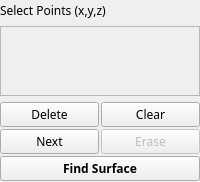
                   <widget class="QWidget" name="widget" native="true">
                    <property name="sizePolicy">
                     <sizepolicy hsizetype="Ignored" vsizetype="Preferred">
                      <horstretch>0</horstretch>
                      <verstretch>0</verstretch>
                     </sizepolicy>
                    </property>
                    <layout class="QVBoxLayout" name="verticalLayout_9" stretch="1,7,3">
                     <property name="spacing">
                      <number>6</number>
                     </property>
                     <property name="leftMargin">
                      <number>0</number>
                     </property>
                     <property name="topMargin">
                      <number>0</number>
                     </property>
                     <property name="rightMargin">
                      <number>0</number>
                     </property>
                     <property name="bottomMargin">
                      <number>0</number>
                     </property>
                     <item>
                      <widget class="QLabel" name="label_SelectPoints_3">
                       <property name="sizePolicy">
                        <sizepolicy hsizetype="Preferred" vsizetype="Preferred">
                         <horstretch>0</horstretch>
                         <verstretch>0</verstretch>
                        </sizepolicy>
                       </property>
                       <property name="minimumSize">
                        <size>
                         <width>0</width>
                         <height>20</height>
                        </size>
                       </property>
                       <property name="maximumSize">
                        <size>
                         <width>16777215</width>
                         <height>20</height>
                        </size>
                       </property>
                       <property name="font">
                        <font>
                         <family>Agency FB</family>
                         <pointsize>9</pointsize>
                         <weight>50</weight>
                         <bold>false</bold>
                        </font>
                       </property>
                       <property name="text">
                        <string>Select Points (x,y,z)</string>
                       </property>
                      </widget>
                     </item>
                     <item>
                      <widget class="QScrollArea" name="scrollArea_auto_Select">
                       <property name="sizePolicy">
                        <sizepolicy hsizetype="Preferred" vsizetype="Preferred">
                         <horstretch>0</horstretch>
                         <verstretch>0</verstretch>
                        </sizepolicy>
                       </property>
                       <property name="font">
                        <font>
                         <family>Agency FB</family>
                         <pointsize>9</pointsize>
                         <weight>50</weight>
                         <bold>false</bold>
                        </font>
                       </property>
                       <property name="widgetResizable">
                        <bool>true</bool>
                       </property>
                       <widget class="QWidget" name="scrollAreaWidgetContents_6">
                        <property name="geometry">
                         <rect>
                          <x>0</x>
                          <y>0</y>
                          <width>158</width>
                          <height>129</height>
                         </rect>
                        </property>
                       </widget>
                      </widget>
                     </item>
                     <item>
                      <widget class="QWidget" name="widget" native="true">
                       <property name="minimumSize">
                        <size>
                         <width>0</width>
                         <height>80</height>
                        </size>
                       </property>
                       <property name="maximumSize">
                        <size>
                         <width>16777215</width>
                         <height>100</height>
                        </size>
                       </property>
                       <layout class="QGridLayout" name="gridLayout">
                        <property name="leftMargin">
                         <number>0</number>
                        </property>
                        <property name="topMargin">
                         <number>0</number>
                        </property>
                        <property name="rightMargin">
                         <number>0</number>
                        </property>
                        <property name="bottomMargin">
                         <number>1</number>
                        </property>
                        <property name="spacing">
                         <number>2</number>
                        </property>
                        <item row="0" column="0">
                         <widget class="QPushButton" name="Button_Delete_auto">
                          <property name="sizePolicy">
                           <sizepolicy hsizetype="Preferred" vsizetype="Preferred">
                            <horstretch>0</horstretch>
                            <verstretch>0</verstretch>
                           </sizepolicy>
                          </property>
                          <property name="minimumSize">
                           <size>
                            <width>0</width>
                            <height>0</height>
                           </size>
                          </property>
                          <property name="maximumSize">
                           <size>
                            <width>16777215</width>
                            <height>99999</height>
                           </size>
                          </property>
                          <property name="font">
                           <font>
                            <family>Agency FB</family>
                            <pointsize>9</pointsize>
                            <weight>50</weight>
                            <bold>false</bold>
                           </font>
                          </property>
                          <property name="text">
                           <string>Delete</string>
                          </property>
                         </widget>
                        </item>
                        <item row="0" column="1">
                         <widget class="QPushButton" name="Button_Clear_auto">
                          <property name="sizePolicy">
                           <sizepolicy hsizetype="Preferred" vsizetype="Preferred">
                            <horstretch>0</horstretch>
                            <verstretch>0</verstretch>
                           </sizepolicy>
                          </property>
                          <property name="minimumSize">
                           <size>
                            <width>0</width>
                            <height>0</height>
                           </size>
                          </property>
                          <property name="maximumSize">
                           <size>
                            <width>16777215</width>
                            <height>99999</height>
                           </size>
                          </property>
                          <property name="font">
                           <font>
                            <family>Agency FB</family>
                            <pointsize>9</pointsize>
                            <weight>50</weight>
                            <bold>false</bold>
                           </font>
                          </property>
                          <property name="text">
                           <string>Clear</string>
                          </property>
                         </widget>
                        </item>
                        <item row="1" column="0">
                         <widget class="QPushButton" name="Button_next_auto">
                          <property name="sizePolicy">
                           <sizepolicy hsizetype="Preferred" vsizetype="Preferred">
                            <horstretch>0</horstretch>
                            <verstretch>0</verstretch>
                           </sizepolicy>
                          </property>
                          <property name="minimumSize">
                           <size>
                            <width>0</width>
                            <height>0</height>
                           </size>
                          </property>
                          <property name="maximumSize">
                           <size>
                            <width>16777215</width>
                            <height>99999</height>
                           </size>
                          </property>
                          <property name="font">
                           <font>
                            <family>Agency FB</family>
                            <pointsize>9</pointsize>
                            <weight>50</weight>
                            <bold>false</bold>
                           </font>
                          </property>
                          <property name="text">
                           <string>Next</string>
                          </property>
                         </widget>
                        </item>
                        <item row="1" column="1">
                         <widget class="QPushButton" name="Button_Erase_auto">
                          <property name="enabled">
                           <bool>false</bool>
                          </property>
                          <property name="sizePolicy">
                           <sizepolicy hsizetype="Preferred" vsizetype="Preferred">
                            <horstretch>0</horstretch>
                            <verstretch>0</verstretch>
                           </sizepolicy>
                          </property>
                          <property name="minimumSize">
                           <size>
                            <width>0</width>
                            <height>0</height>
                           </size>
                          </property>
                          <property name="maximumSize">
                           <size>
                            <width>16777215</width>
                            <height>99999</height>
                           </size>
                          </property>
                          <property name="font">
                           <font>
                            <family>Agency FB</family>
                            <pointsize>9</pointsize>
                            <weight>50</weight>
                            <bold>false</bold>
                           </font>
                          </property>
                          <property name="toolTip">
                           <string>no function for now</string>
                          </property>
                          <property name="text">
                           <string>Erase</string>
                          </property>
                         </widget>
                        </item>
                        <item row="2" column="0" colspan="2">
                         <widget class="QPushButton" name="Button_FindSurface">
                          <property name="sizePolicy">
                           <sizepolicy hsizetype="Preferred" vsizetype="Preferred">
                            <horstretch>0</horstretch>
                            <verstretch>0</verstretch>
                           </sizepolicy>
                          </property>
                          <property name="minimumSize">
                           <size>
                            <width>0</width>
                            <height>0</height>
                           </size>
                          </property>
                          <property name="maximumSize">
                           <size>
                            <width>16777215</width>
                            <height>99999</height>
                           </size>
                          </property>
                          <property name="font">
                           <font>
                            <family>Agency FB</family>
                            <pointsize>9</pointsize>
                            <weight>75</weight>
                            <bold>true</bold>
                           </font>
                          </property>
                          <property name="text">
                           <string>Find Surface</string>
                          </property>
                         </widget>
                        </item>
                       </layout>
                      </widget>
                     </item>
                    </layout>
                   </widget>
